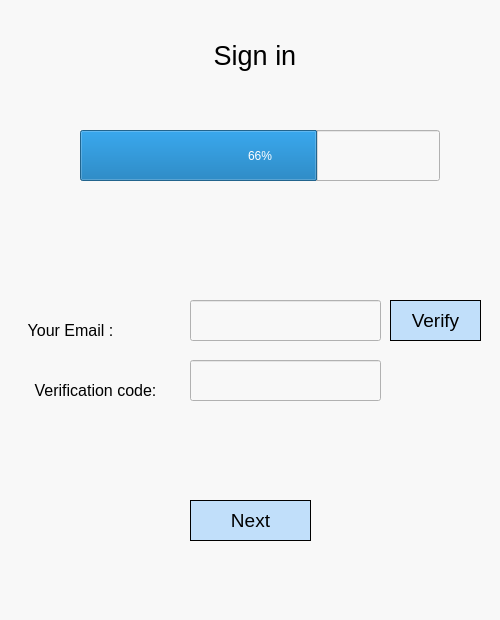
<?xml version="1.0" encoding="UTF-8"?>
<ui version="4.0">
 <class>Dialog</class>
 <widget class="QDialog" name="Dialog">
  <property name="geometry">
   <rect>
    <x>0</x>
    <y>0</y>
    <width>500</width>
    <height>620</height>
   </rect>
  </property>
  <property name="windowTitle">
   <string>Dialog</string>
  </property>
  <property name="styleSheet">
   <string notr="true">background-color: rgb(248, 248, 248);</string>
  </property>
  <widget class="QLabel" name="label">
   <property name="geometry">
    <rect>
     <x>10</x>
     <y>310</y>
     <width>121</width>
     <height>41</height>
    </rect>
   </property>
   <property name="text">
    <string>&lt;html&gt;&lt;head/&gt;&lt;body&gt;&lt;p align=&quot;center&quot;&gt;&lt;span style=&quot; font-size:12pt; color:#000000;&quot;&gt;Your Email :&lt;/span&gt;&lt;/p&gt;&lt;/body&gt;&lt;/html&gt;</string>
   </property>
  </widget>
  <widget class="QLineEdit" name="email">
   <property name="geometry">
    <rect>
     <x>190</x>
     <y>300</y>
     <width>191</width>
     <height>41</height>
    </rect>
   </property>
   <property name="styleSheet">
    <string notr="true">background-color: rgb(198, 198, 198);
background-color: rgb(248, 248, 248);</string>
   </property>
   <property name="text">
    <string/>
   </property>
  </widget>
  <widget class="QLabel" name="label_2">
   <property name="geometry">
    <rect>
     <x>10</x>
     <y>370</y>
     <width>171</width>
     <height>41</height>
    </rect>
   </property>
   <property name="text">
    <string>&lt;html&gt;&lt;head/&gt;&lt;body&gt;&lt;p align=&quot;center&quot;&gt;&lt;span style=&quot; font-size:12pt; color:#000000;&quot;&gt;Verification code:&lt;/span&gt;&lt;/p&gt;&lt;/body&gt;&lt;/html&gt;</string>
   </property>
  </widget>
  <widget class="QLineEdit" name="verification">
   <property name="geometry">
    <rect>
     <x>190</x>
     <y>360</y>
     <width>191</width>
     <height>41</height>
    </rect>
   </property>
   <property name="styleSheet">
    <string notr="true">background-color: rgb(248, 248, 248);</string>
   </property>
   <property name="text">
    <string/>
   </property>
  </widget>
  <widget class="QPushButton" name="nextButton">
   <property name="geometry">
    <rect>
     <x>190</x>
     <y>500</y>
     <width>121</width>
     <height>41</height>
    </rect>
   </property>
   <property name="font">
    <font>
     <pointsize>14</pointsize>
    </font>
   </property>
   <property name="styleSheet">
    <string notr="true">border: 0.5px solid #000000;
background-color: rgb(138, 198, 253,0.5);</string>
   </property>
   <property name="text">
    <string>Next</string>
   </property>
  </widget>
  <widget class="QProgressBar" name="progressBar">
   <property name="geometry">
    <rect>
     <x>80</x>
     <y>130</y>
     <width>360</width>
     <height>51</height>
    </rect>
   </property>
   <property name="value">
    <number>66</number>
   </property>
  </widget>
  <widget class="QLabel" name="label_3">
   <property name="geometry">
    <rect>
     <x>190</x>
     <y>30</y>
     <width>130</width>
     <height>51</height>
    </rect>
   </property>
   <property name="text">
    <string>&lt;html&gt;&lt;head/&gt;&lt;body&gt;&lt;p align=&quot;center&quot;&gt;&lt;span style=&quot; font-size:20pt; color:#000000;&quot;&gt;Sign in&lt;/span&gt;&lt;/p&gt;&lt;/body&gt;&lt;/html&gt;</string>
   </property>
  </widget>
  <widget class="QPushButton" name="verify">
   <property name="geometry">
    <rect>
     <x>390</x>
     <y>300</y>
     <width>91</width>
     <height>41</height>
    </rect>
   </property>
   <property name="font">
    <font>
     <pointsize>14</pointsize>
    </font>
   </property>
   <property name="styleSheet">
    <string notr="true">background-color: rgb(138, 198, 253,0.5);
border: 0.5px solid #000000;</string>
   </property>
   <property name="text">
    <string>Verify</string>
   </property>
  </widget>
 </widget>
 <resources/>
 <connections/>
</ui>
